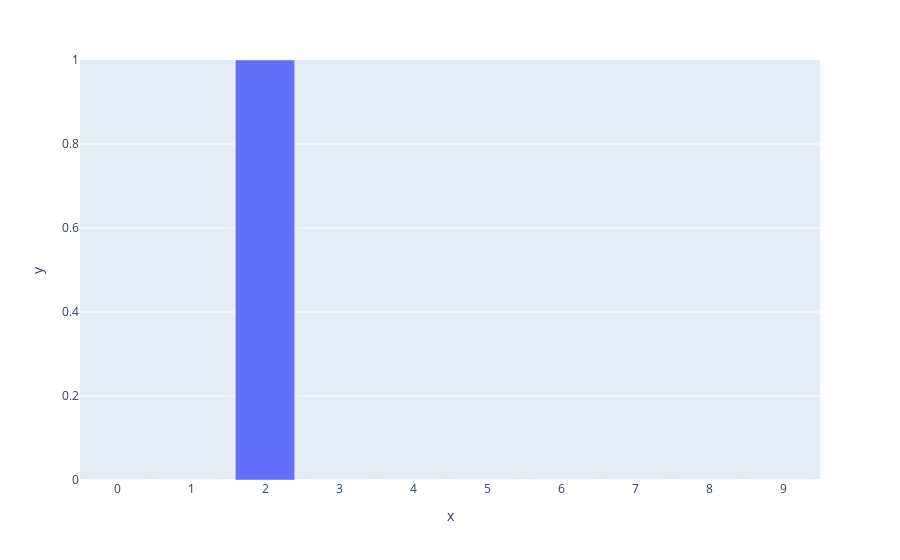

Write notebook code for a chart like this one.
### Code cell
belief = set_belief(2); plot_belief(belief)

### Figure 1 — Plotly figure (JSON) as saved in the notebook; plotly's stock layout.template omitted (floating-point values rounded to 4 significant figures)
{"data": [{"alignmentgroup": "True", "hovertemplate": "x=%{x}<br>y=%{y}<extra></extra>", "legendgroup": "", "marker": {"color": "#636efa", "pattern": {"shape": ""}}, "name": "", "offsetgroup": "", "orientation": "v", "showlegend": false, "textposition": "auto", "type": "bar", "x": [0, 1, 2, 3, 4, 5, 6, 7, 8, 9], "xaxis": "x", "y": [0, 0, 1, 0, 0, 0, 0, 0, 0, 0], "yaxis": "y"}], "layout": {"autosize": true, "barmode": "relative", "legend": {"tracegroupgap": 0}, "margin": {"t": 60}, "xaxis": {"anchor": "y", "autorange": true, "domain": [0, 1], "dtick": 1, "range": [-0.5, 9.5], "title": {"text": "x"}, "type": "linear"}, "yaxis": {"anchor": "x", "domain": [0, 1], "range": [0, 1], "title": {"text": "y"}, "type": "linear"}}}
